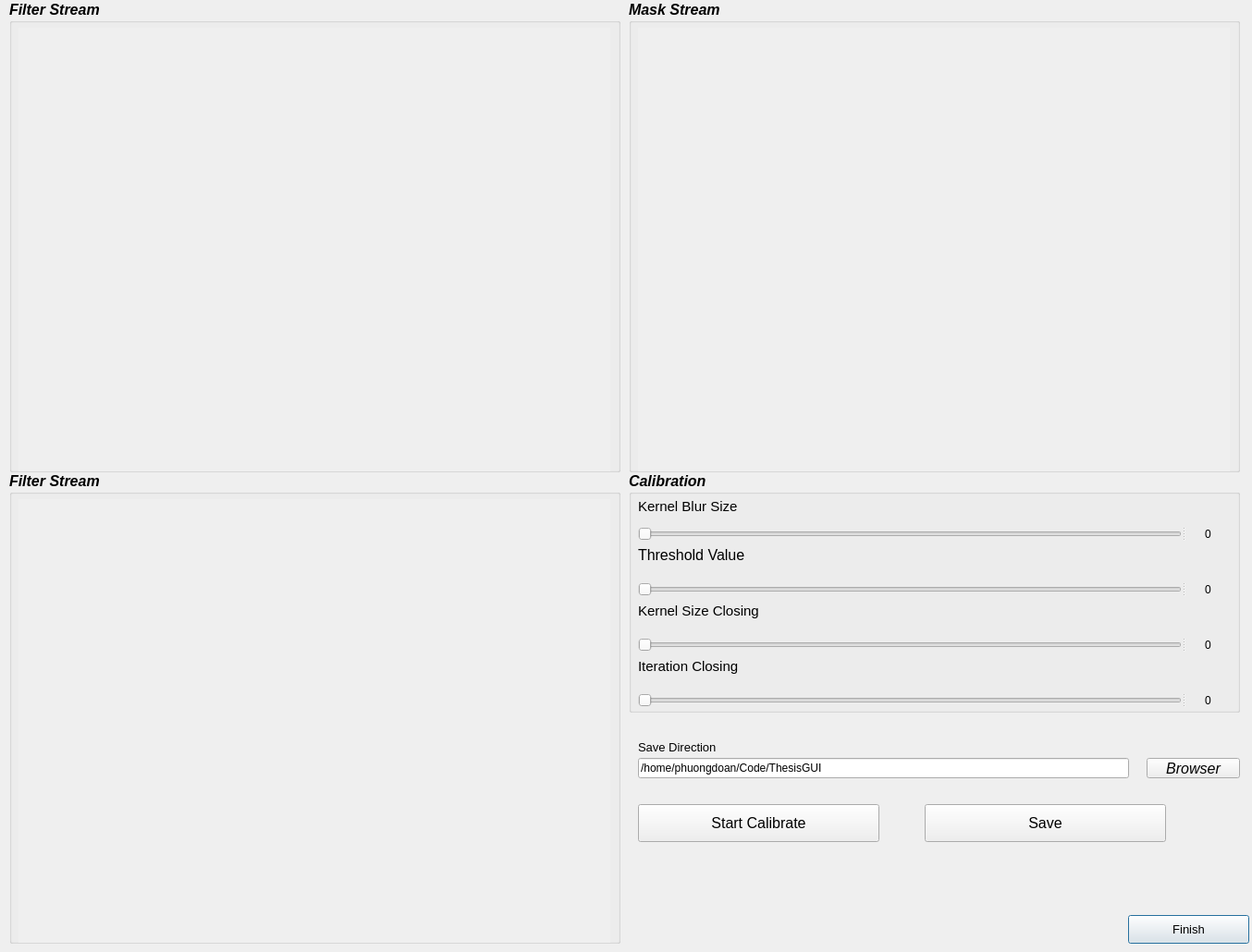
<?xml version="1.0" encoding="UTF-8"?>
<ui version="4.0">
 <class>CalibColor</class>
 <widget class="QDialog" name="CalibColor">
  <property name="geometry">
   <rect>
    <x>0</x>
    <y>0</y>
    <width>1354</width>
    <height>1030</height>
   </rect>
  </property>
  <property name="sizePolicy">
   <sizepolicy hsizetype="Fixed" vsizetype="Fixed">
    <horstretch>0</horstretch>
    <verstretch>0</verstretch>
   </sizepolicy>
  </property>
  <property name="windowTitle">
   <string>Dialog</string>
  </property>
  <property name="sizeGripEnabled">
   <bool>false</bool>
  </property>
  <property name="modal">
   <bool>false</bool>
  </property>
  <widget class="QGroupBox" name="gbMaskStream">
   <property name="geometry">
    <rect>
     <x>680</x>
     <y>0</y>
     <width>661</width>
     <height>511</height>
    </rect>
   </property>
   <property name="font">
    <font>
     <pointsize>12</pointsize>
     <weight>75</weight>
     <italic>true</italic>
     <bold>true</bold>
    </font>
   </property>
   <property name="title">
    <string>Mask Stream</string>
   </property>
   <widget class="QLabel" name="streamMask">
    <property name="geometry">
     <rect>
      <x>10</x>
      <y>30</y>
      <width>640</width>
      <height>480</height>
     </rect>
    </property>
    <property name="font">
     <font>
      <pointsize>9</pointsize>
      <weight>50</weight>
      <italic>false</italic>
      <bold>false</bold>
     </font>
    </property>
    <property name="autoFillBackground">
     <bool>true</bool>
    </property>
    <property name="text">
     <string/>
    </property>
   </widget>
  </widget>
  <widget class="QPushButton" name="btnFinish">
   <property name="geometry">
    <rect>
     <x>1220</x>
     <y>990</y>
     <width>131</width>
     <height>31</height>
    </rect>
   </property>
   <property name="sizePolicy">
    <sizepolicy hsizetype="Fixed" vsizetype="Fixed">
     <horstretch>0</horstretch>
     <verstretch>0</verstretch>
    </sizepolicy>
   </property>
   <property name="font">
    <font>
     <pointsize>10</pointsize>
    </font>
   </property>
   <property name="text">
    <string>Finish</string>
   </property>
  </widget>
  <widget class="QGroupBox" name="gbFilterStream">
   <property name="geometry">
    <rect>
     <x>10</x>
     <y>0</y>
     <width>661</width>
     <height>511</height>
    </rect>
   </property>
   <property name="font">
    <font>
     <pointsize>12</pointsize>
     <weight>75</weight>
     <italic>true</italic>
     <bold>true</bold>
    </font>
   </property>
   <property name="title">
    <string>Filter Stream</string>
   </property>
   <widget class="QLabel" name="streamFilter">
    <property name="geometry">
     <rect>
      <x>10</x>
      <y>30</y>
      <width>640</width>
      <height>480</height>
     </rect>
    </property>
    <property name="font">
     <font>
      <pointsize>9</pointsize>
      <weight>50</weight>
      <italic>false</italic>
      <bold>false</bold>
     </font>
    </property>
    <property name="autoFillBackground">
     <bool>true</bool>
    </property>
    <property name="text">
     <string/>
    </property>
   </widget>
  </widget>
  <widget class="QGroupBox" name="gbFilterStream_2">
   <property name="geometry">
    <rect>
     <x>10</x>
     <y>510</y>
     <width>661</width>
     <height>511</height>
    </rect>
   </property>
   <property name="font">
    <font>
     <pointsize>12</pointsize>
     <weight>75</weight>
     <italic>true</italic>
     <bold>true</bold>
    </font>
   </property>
   <property name="title">
    <string>Filter Stream</string>
   </property>
   <widget class="QLabel" name="imageRef">
    <property name="geometry">
     <rect>
      <x>10</x>
      <y>30</y>
      <width>640</width>
      <height>480</height>
     </rect>
    </property>
    <property name="font">
     <font>
      <pointsize>9</pointsize>
      <weight>50</weight>
      <italic>false</italic>
      <bold>false</bold>
     </font>
    </property>
    <property name="autoFillBackground">
     <bool>true</bool>
    </property>
    <property name="text">
     <string/>
    </property>
   </widget>
  </widget>
  <widget class="QPushButton" name="btnSave">
   <property name="geometry">
    <rect>
     <x>1000</x>
     <y>870</y>
     <width>261</width>
     <height>41</height>
    </rect>
   </property>
   <property name="sizePolicy">
    <sizepolicy hsizetype="Fixed" vsizetype="Fixed">
     <horstretch>0</horstretch>
     <verstretch>0</verstretch>
    </sizepolicy>
   </property>
   <property name="font">
    <font>
     <pointsize>12</pointsize>
     <weight>50</weight>
     <italic>false</italic>
     <bold>false</bold>
    </font>
   </property>
   <property name="text">
    <string>Save</string>
   </property>
  </widget>
  <widget class="QPushButton" name="btnStartCalib">
   <property name="geometry">
    <rect>
     <x>690</x>
     <y>870</y>
     <width>261</width>
     <height>41</height>
    </rect>
   </property>
   <property name="sizePolicy">
    <sizepolicy hsizetype="Fixed" vsizetype="Fixed">
     <horstretch>0</horstretch>
     <verstretch>0</verstretch>
    </sizepolicy>
   </property>
   <property name="font">
    <font>
     <pointsize>12</pointsize>
     <weight>50</weight>
     <italic>false</italic>
     <bold>false</bold>
    </font>
   </property>
   <property name="text">
    <string>Start Calibrate</string>
   </property>
  </widget>
  <widget class="QLineEdit" name="leSaveDir">
   <property name="geometry">
    <rect>
     <x>690</x>
     <y>820</y>
     <width>531</width>
     <height>22</height>
    </rect>
   </property>
   <property name="font">
    <font>
     <pointsize>9</pointsize>
     <weight>50</weight>
     <italic>false</italic>
     <bold>false</bold>
    </font>
   </property>
   <property name="text">
    <string>/home/phuongdoan/Code/ThesisGUI</string>
   </property>
  </widget>
  <widget class="QLabel" name="lbSaveDir">
   <property name="geometry">
    <rect>
     <x>690</x>
     <y>800</y>
     <width>101</width>
     <height>16</height>
    </rect>
   </property>
   <property name="font">
    <font>
     <pointsize>10</pointsize>
     <weight>50</weight>
     <italic>false</italic>
     <bold>false</bold>
    </font>
   </property>
   <property name="text">
    <string>Save Direction</string>
   </property>
  </widget>
  <widget class="QGroupBox" name="gbCalibrate">
   <property name="geometry">
    <rect>
     <x>680</x>
     <y>510</y>
     <width>661</width>
     <height>261</height>
    </rect>
   </property>
   <property name="font">
    <font>
     <pointsize>12</pointsize>
     <weight>75</weight>
     <italic>true</italic>
     <bold>true</bold>
    </font>
   </property>
   <property name="title">
    <string>Calibration</string>
   </property>
   <widget class="QLabel" name="lbKernelBlur">
    <property name="geometry">
     <rect>
      <x>10</x>
      <y>30</y>
      <width>131</width>
      <height>16</height>
     </rect>
    </property>
    <property name="font">
     <font>
      <pointsize>11</pointsize>
      <weight>50</weight>
      <italic>false</italic>
      <bold>false</bold>
     </font>
    </property>
    <property name="text">
     <string>Kernel Blur Size</string>
    </property>
   </widget>
   <widget class="QLabel" name="lbThreshold">
    <property name="geometry">
     <rect>
      <x>10</x>
      <y>80</y>
      <width>141</width>
      <height>21</height>
     </rect>
    </property>
    <property name="font">
     <font>
      <pointsize>12</pointsize>
      <weight>50</weight>
      <italic>false</italic>
      <bold>false</bold>
     </font>
    </property>
    <property name="text">
     <string>Threshold Value</string>
    </property>
   </widget>
   <widget class="QLabel" name="lbKernelClosing">
    <property name="geometry">
     <rect>
      <x>10</x>
      <y>140</y>
      <width>141</width>
      <height>21</height>
     </rect>
    </property>
    <property name="font">
     <font>
      <pointsize>11</pointsize>
      <weight>50</weight>
      <italic>false</italic>
      <bold>false</bold>
     </font>
    </property>
    <property name="text">
     <string>Kernel Size Closing</string>
    </property>
   </widget>
   <widget class="QSplitter" name="splitter_2">
    <property name="geometry">
     <rect>
      <x>10</x>
      <y>60</y>
      <width>641</width>
      <height>15</height>
     </rect>
    </property>
    <property name="orientation">
     <enum>Qt::Horizontal</enum>
    </property>
    <widget class="QSlider" name="hsKernelBlurSize">
     <property name="font">
      <font>
       <pointsize>9</pointsize>
       <weight>50</weight>
       <italic>false</italic>
       <bold>false</bold>
      </font>
     </property>
     <property name="minimum">
      <number>0</number>
     </property>
     <property name="singleStep">
      <number>2</number>
     </property>
     <property name="value">
      <number>0</number>
     </property>
     <property name="sliderPosition">
      <number>0</number>
     </property>
     <property name="orientation">
      <enum>Qt::Horizontal</enum>
     </property>
    </widget>
    <widget class="QLabel" name="lbKernelBlurSize">
     <property name="font">
      <font>
       <pointsize>9</pointsize>
       <weight>50</weight>
       <italic>false</italic>
       <bold>false</bold>
      </font>
     </property>
     <property name="text">
      <string>0</string>
     </property>
     <property name="alignment">
      <set>Qt::AlignCenter</set>
     </property>
    </widget>
   </widget>
   <widget class="QSplitter" name="splitter_3">
    <property name="geometry">
     <rect>
      <x>10</x>
      <y>180</y>
      <width>641</width>
      <height>15</height>
     </rect>
    </property>
    <property name="orientation">
     <enum>Qt::Horizontal</enum>
    </property>
    <widget class="QSlider" name="hsKernelClosingSize">
     <property name="font">
      <font>
       <pointsize>9</pointsize>
       <weight>50</weight>
       <italic>false</italic>
       <bold>false</bold>
      </font>
     </property>
     <property name="minimum">
      <number>0</number>
     </property>
     <property name="singleStep">
      <number>2</number>
     </property>
     <property name="value">
      <number>0</number>
     </property>
     <property name="orientation">
      <enum>Qt::Horizontal</enum>
     </property>
    </widget>
    <widget class="QLabel" name="lbKernelClosingSize">
     <property name="font">
      <font>
       <pointsize>9</pointsize>
       <weight>50</weight>
       <italic>false</italic>
       <bold>false</bold>
      </font>
     </property>
     <property name="text">
      <string>0</string>
     </property>
     <property name="alignment">
      <set>Qt::AlignCenter</set>
     </property>
    </widget>
   </widget>
   <widget class="QSplitter" name="splitter">
    <property name="geometry">
     <rect>
      <x>10</x>
      <y>120</y>
      <width>641</width>
      <height>15</height>
     </rect>
    </property>
    <property name="orientation">
     <enum>Qt::Horizontal</enum>
    </property>
    <widget class="QSlider" name="hsThresholdValue">
     <property name="font">
      <font>
       <pointsize>9</pointsize>
       <weight>50</weight>
       <italic>false</italic>
       <bold>false</bold>
      </font>
     </property>
     <property name="maximum">
      <number>255</number>
     </property>
     <property name="orientation">
      <enum>Qt::Horizontal</enum>
     </property>
    </widget>
    <widget class="QLabel" name="lbThresholdValue">
     <property name="font">
      <font>
       <pointsize>9</pointsize>
       <weight>50</weight>
       <italic>false</italic>
       <bold>false</bold>
      </font>
     </property>
     <property name="text">
      <string>0</string>
     </property>
     <property name="alignment">
      <set>Qt::AlignCenter</set>
     </property>
    </widget>
   </widget>
   <widget class="QSplitter" name="splitter_4">
    <property name="geometry">
     <rect>
      <x>10</x>
      <y>240</y>
      <width>641</width>
      <height>15</height>
     </rect>
    </property>
    <property name="orientation">
     <enum>Qt::Horizontal</enum>
    </property>
    <widget class="QSlider" name="hsIterationClosingValue">
     <property name="font">
      <font>
       <pointsize>9</pointsize>
       <weight>50</weight>
       <italic>false</italic>
       <bold>false</bold>
      </font>
     </property>
     <property name="minimum">
      <number>1</number>
     </property>
     <property name="orientation">
      <enum>Qt::Horizontal</enum>
     </property>
    </widget>
    <widget class="QLabel" name="lbIterationClosingValue">
     <property name="font">
      <font>
       <pointsize>9</pointsize>
       <weight>50</weight>
       <italic>false</italic>
       <bold>false</bold>
      </font>
     </property>
     <property name="text">
      <string>0</string>
     </property>
     <property name="alignment">
      <set>Qt::AlignCenter</set>
     </property>
    </widget>
   </widget>
   <widget class="QLabel" name="lbIterationClosing">
    <property name="geometry">
     <rect>
      <x>10</x>
      <y>200</y>
      <width>141</width>
      <height>21</height>
     </rect>
    </property>
    <property name="font">
     <font>
      <pointsize>11</pointsize>
      <weight>50</weight>
      <italic>false</italic>
      <bold>false</bold>
     </font>
    </property>
    <property name="text">
     <string>Iteration Closing</string>
    </property>
   </widget>
  </widget>
  <widget class="QPushButton" name="pushButton">
   <property name="geometry">
    <rect>
     <x>1240</x>
     <y>820</y>
     <width>101</width>
     <height>22</height>
    </rect>
   </property>
   <property name="font">
    <font>
     <pointsize>12</pointsize>
     <italic>true</italic>
     <underline>false</underline>
    </font>
   </property>
   <property name="text">
    <string>Browser</string>
   </property>
  </widget>
 </widget>
 <resources/>
 <connections>
  <connection>
   <sender>hsThresholdValue</sender>
   <signal>valueChanged(int)</signal>
   <receiver>lbThresholdValue</receiver>
   <slot>setNum(int)</slot>
   <hints>
    <hint type="sourcelabel">
     <x>1243</x>
     <y>637</y>
    </hint>
    <hint type="destinationlabel">
     <x>1307</x>
     <y>640</y>
    </hint>
   </hints>
  </connection>
  <connection>
   <sender>hsIterationClosingValue</sender>
   <signal>valueChanged(int)</signal>
   <receiver>lbIterationClosingValue</receiver>
   <slot>setNum(int)</slot>
   <hints>
    <hint type="sourcelabel">
     <x>1209</x>
     <y>756</y>
    </hint>
    <hint type="destinationlabel">
     <x>1303</x>
     <y>758</y>
    </hint>
   </hints>
  </connection>
 </connections>
</ui>
